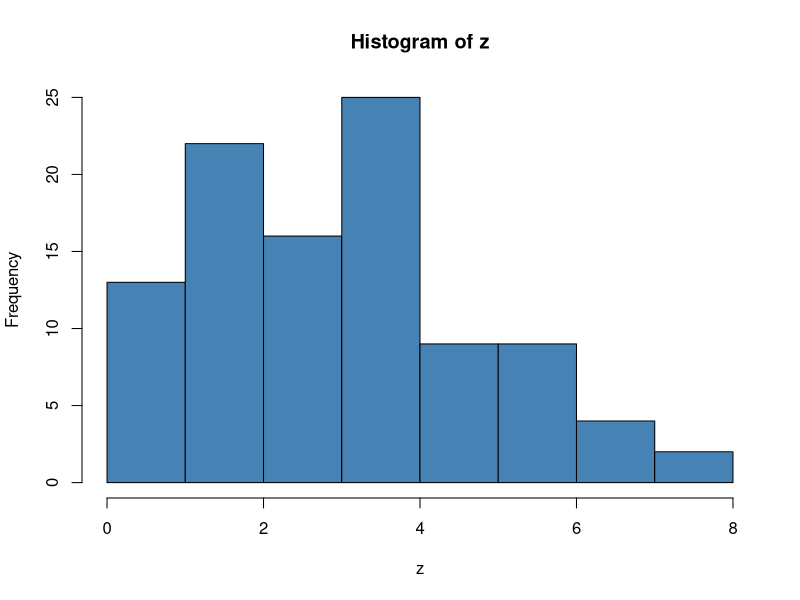
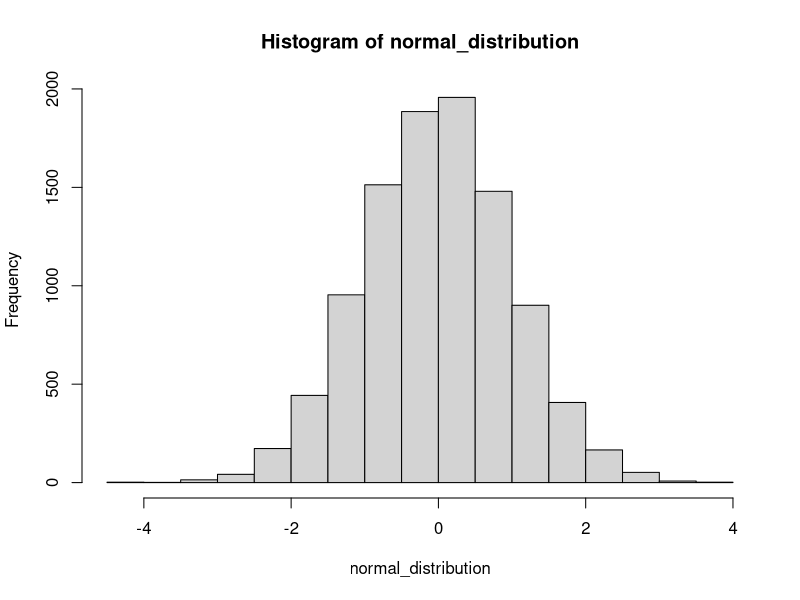
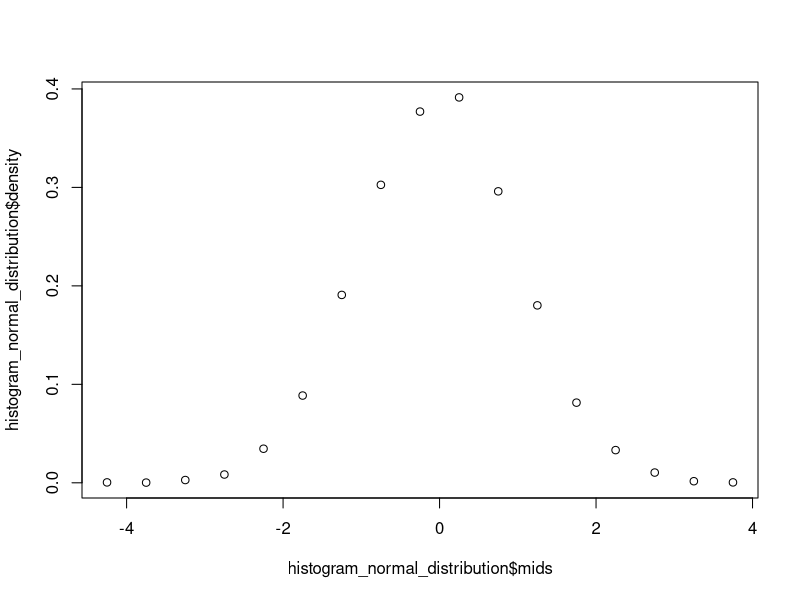
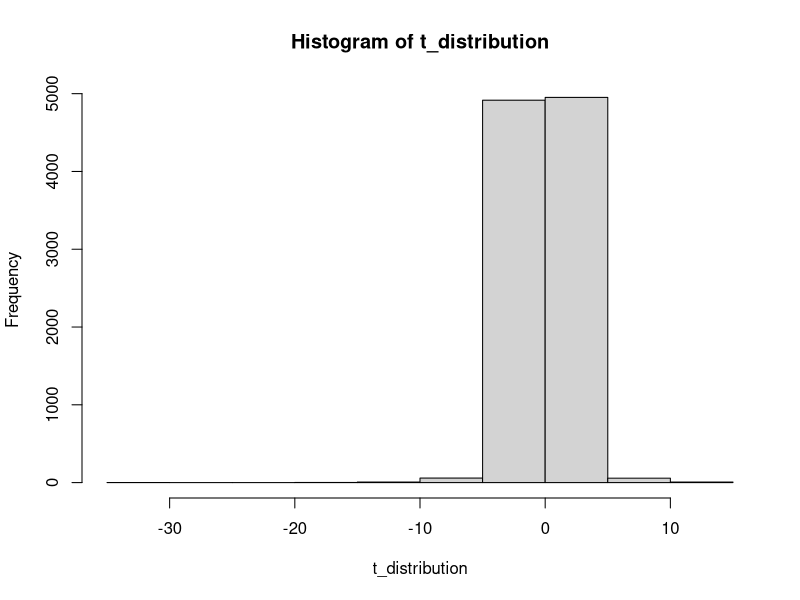
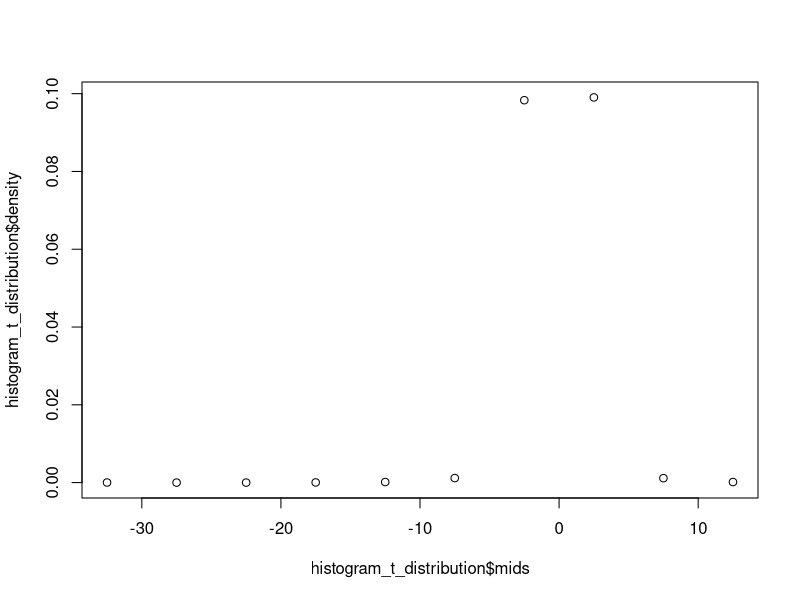
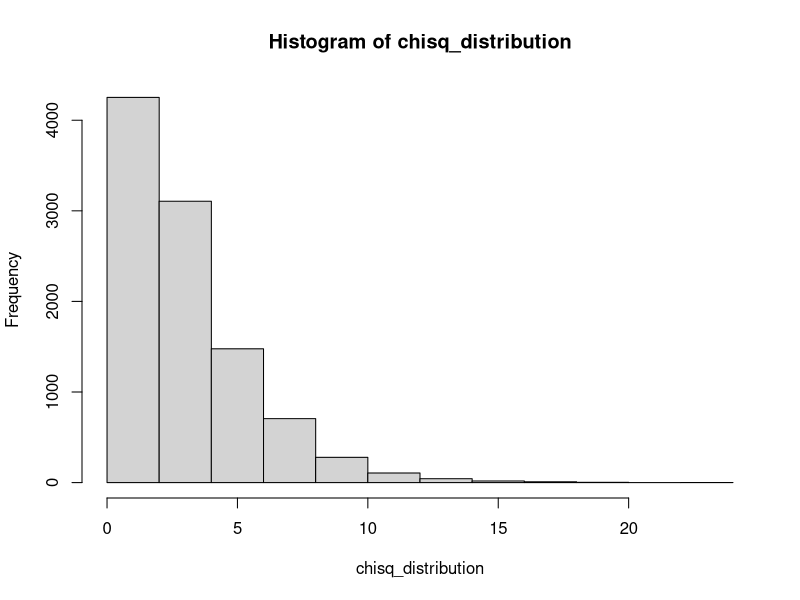
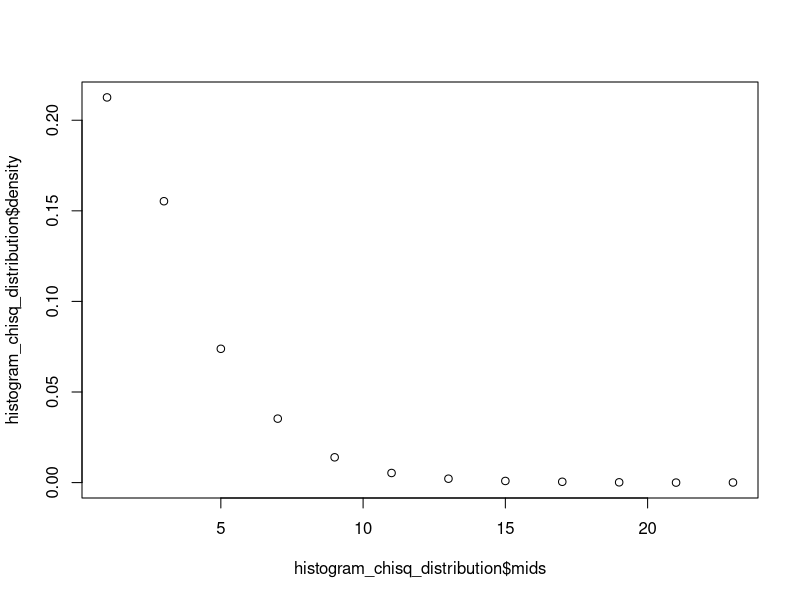
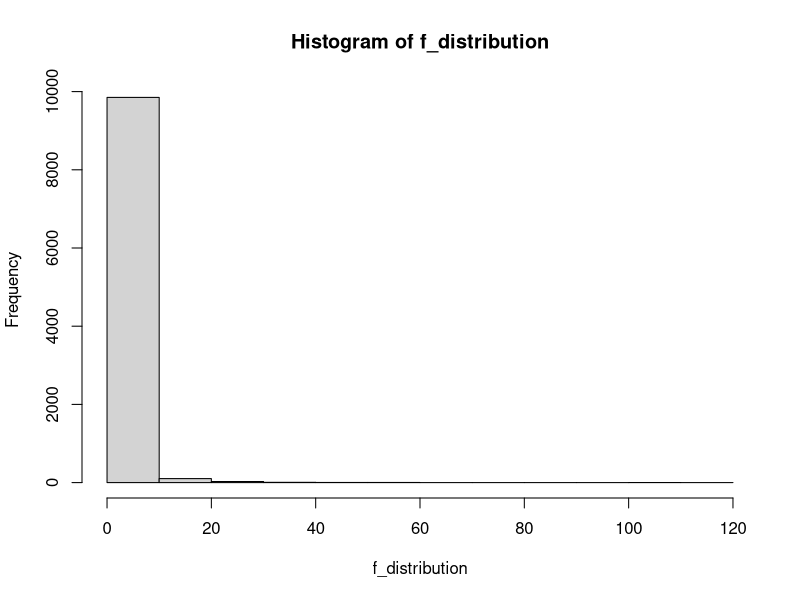

Reproduce these figures in R, in order.
## ---- chunk 1
pants <- data.frame(
   type = c("Blue jeans","Grey jeans","Black jeans","Black suit","Blue tracksuit"),
   label = c("X1", "X2", "X3", "X4", "X5"),
   probability = c(0.5,0.3,0.1,0,0.1))

pants
## ---- chunk 2
#Try plotting a bar graph of all the probabilities above
## ---- chunk 3
dbinom( x = 1, size = 20, prob = 1/6)
## ---- chunk 4
#Try finding the probability for N = 20 and N=100 trials for a fair coin flip.
## ---- chunk 5
#Find the probability of rolling 0 skulls or 1 skull or 2 skulls or 3 skulls or 4 skulls
pbinom( q= 3, size = 20, prob = 1/6)

#Practice - Find probability of getting 0-5 heads in 50 trials of coin flip
## ---- chunk 6
qbinom( p = 0.566, size = 20, prob = 1/6 )

#Practice - Find the 40th percentile
## ---- chunk 7
z <- rbinom( n = 100, size = 20, prob = 1/6 )
z
#Let's also plot this and see how it looks
hist(z, col = 'steelblue')
## ---- chunk 8
normal_distribution <- rnorm(10000, mean = 0, sd = 1) 
histogram_normal_distribution <- hist(normal_distribution)
plot(histogram_normal_distribution$mids,histogram_normal_distribution$density)

## ---- chunk 9
dnorm(x=0, mean=0, sd=1)

## ---- chunk 10
pnorm(2, mean = 0, sd = 1)
## ---- chunk 11
qnorm(0.5 ,mean = , sd = 1)
## ---- chunk 12
t_distribution <- rt(10000, 3)
histogram_t_distribution <- hist(t_distribution)
plot(histogram_t_distribution$mids,histogram_t_distribution$density)
## ---- chunk 13
chisq_distribution <- rchisq(10000, 3, ncp = 0)
histogram_chisq_distribution <- hist(chisq_distribution)
plot(histogram_chisq_distribution$mids,histogram_chisq_distribution$density)
## ---- chunk 14
f_distribution <- rf(10000, 3, 5)
histogram_f_distribution <- hist(f_distribution)
plot(histogram_f_distribution$mids,histogram_f_distribution$density)
